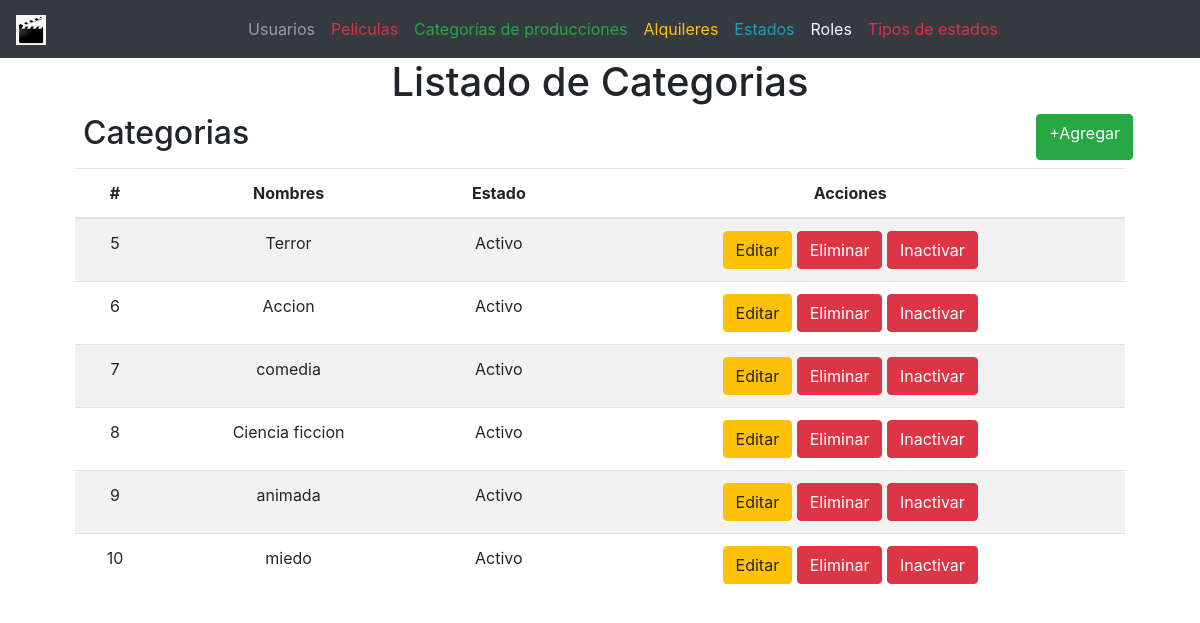
Page /?controller=category on the committed database.
### tables this page shows
CREATE TABLE `categories` (
  `id` int(11) NOT NULL,
  `name` varchar(100) NOT NULL,
  `status_id` int(11) NOT NULL
);

CREATE TABLE `statuses` (
  `id` int(11) NOT NULL,
  `status` varchar(100) NOT NULL,
  `type_status_id` int(11) NOT NULL
);

### controllers/CategoryController.php (called while the page is built, shortened)
<?php
require 'models/Category.php';
class CategoryController
{
    private $model;
    public function __construct()
    {
        $this->model = new Category;
    }
    public function index()
    {
        require 'views/layout.php';
        $categories = $this->model->getAll();
        require 'views/categories/list.php';
    }
}

### models/Category.php (called while the page is built, shortened)
<?php
class Category
{
    private $pdo;
    public function __construct()
    {
        try {
            $this->pdo = new Database;
        } catch (PDOException $e) {
            die($e->getMessage());
        }
    }
    public function getAll()
    {
        try {
            $strSql = "SELECT c.*, s.status as status FROM categories c INNER JOIN  statuses s ON s.id=c.status_id";
            $query = $this->pdo->select($strSql);
            return $query;
        } catch (PDOException $e) {
            die($e->getMessage());
        }
    }
}

### providers/Database.php (called while the page is built, shortened)
<?php
class Database extends PDO
{
	public function select($strSql, $arrayData = array(), $fetchMode = PDO::FETCH_OBJ)
	{
		$query = $this->prepare($strSql);
		if (!$query->execute())
			echo "Error, la consulta no se realizó";
		else
			return $query->fetchAll($fetchMode);
	}
}

### views/categories/list.php (the view)
<main class="container">
	<section class="col-md-12 text-center">
		<h1>Listado de Categorias</h1>
		<div class="col-md-12 m-2 d-flex justify-content-between">
			<h2>Categorias</h2>
			<a href="?controller=category&method=new" class="btn btn-success">+Agregar</a>
		</div>
		<section class="col-md-12 flex-nowrap table-responsive">
			<table class="table table-striped table-hover">
				<thead>
					<tr>
						<th>#</th>
						<th>Nombres</th>
						<th>Estado</th>
						<th>Acciones</th>
					</tr>
				</thead>
				<tbody>
					<?php foreach($categories as $category): ?>
						<tr>
							<td>
								<?php echo $category->id ?>
							</td>
							<td>
								<?php echo $category->name ?>
							</td>
							<td>
								<?php echo $category->status ?>
							</td>
							<td>
								<a href="?controller=category&method=edit&id=<?php echo $category->id  ?>" class="btn btn-warning">Editar</a>
								<a href="?controller=category&method=delete&id=<?php echo $category->id  ?>" class="btn btn-danger">Eliminar</a>
								<?php
					      		if($category->status_id == 1) {
						      	?>
					      			<a href="?controller=category&method=updateStatus&id=<?php echo $category->id ?>" class="btn btn-danger">Inactivar</a>
					      		<?php
					      			} elseif($category->status_id == 2) {
					      		?>
					      			<a href="?controller=category&method=updateStatus&id=<?php echo $category->id ?>" class="btn btn-primary">Activar</a>
					      		<?php
					      			}
					      		?>
							</td>
						</tr>
					<?php endforeach ?>
				</tbody>
			</table>
		</section>
	</section>
</main>

### rows in the picture
categories: id "5", name "Terror", status.status "Activo"
categories: id "6", name "Accion", status.status "Activo"
categories: id "7", name "comedia", status.status "Activo"
categories: id "8", name "Ciencia ficcion", status.status "Activo"
categories: id "9", name "animada", status.status "Activo"
categories: id "10", name "miedo", status.status "Activo"
